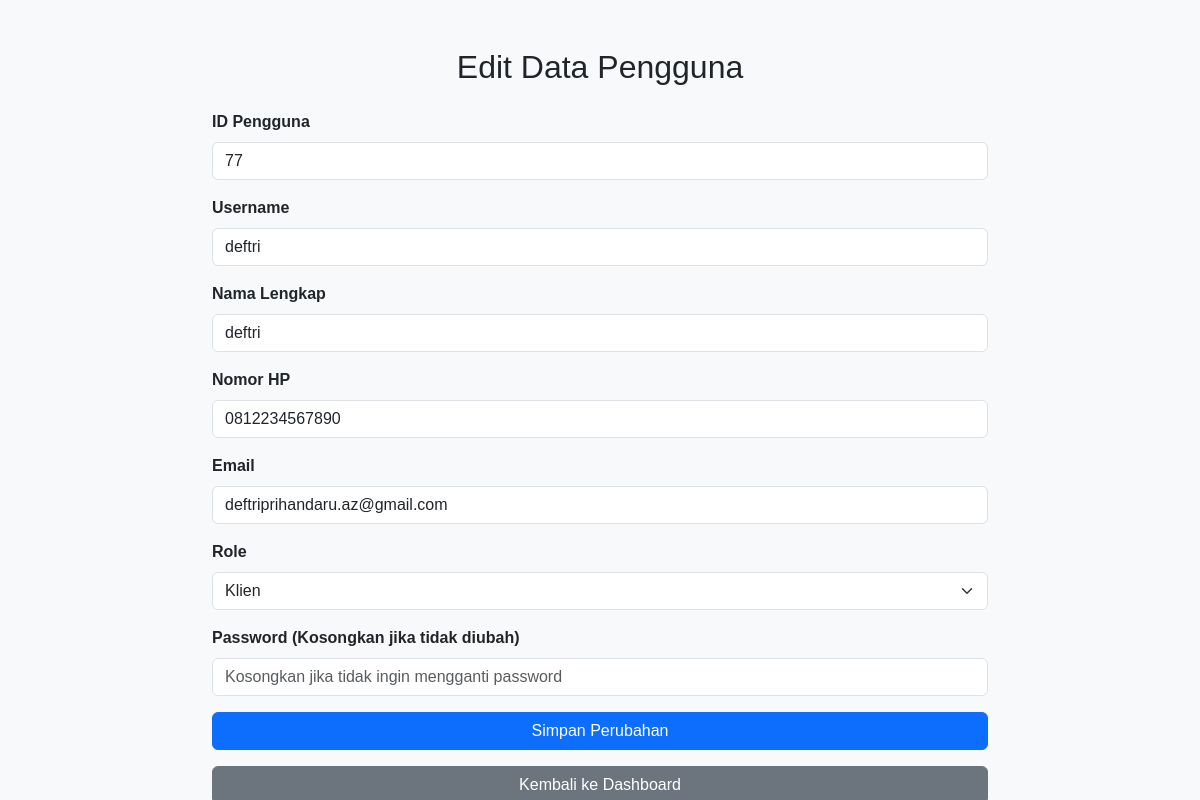
The app's page /admin/edit_user.php?id=77 (signed in) with its own data.
### tables this page shows
CREATE TABLE `users` (
  `id` int(11) NOT NULL,
  `username` varchar(50) NOT NULL,
  `nama` varchar(100) NOT NULL,
  `nomor_hp` varchar(15) DEFAULT NULL,
  `id_wilayah` int(11) DEFAULT NULL,
  `password_hash` varchar(255) NOT NULL,
  `role` enum('klien','konselor','psikolog','admin') NOT NULL,
  `session` tinyint(1) DEFAULT 0,
  `ratting` float DEFAULT NULL,
  `is_verified` tinyint(1) DEFAULT 0,
  `reset_token` varchar(255) DEFAULT NULL,
  `token_expiry` timestamp NOT NULL DEFAULT current_timestamp() ON UPDATE current_timestamp(),
  `is_online` tinyint(1) DEFAULT 0,
  `email` varchar(255) DEFAULT NULL,
  `created_at` timestamp NOT NULL DEFAULT current_timestamp(),
  `sub_role` enum('Dewasa','Sebaya','Psikolog','Admin','Klien') NOT NULL DEFAULT 'Klien'
);

### admin/edit_user.php (the view, shortened to what this page needs)
<?php
include '../config/config.php';
$user_id = isset($_GET['id']) ? filter_var($_GET['id'], FILTER_SANITIZE_NUMBER_INT) : null;
$sql_user = "SELECT * FROM users WHERE id = ?";
$stmt_user = $conn->prepare($sql_user);
$stmt_user->bind_param("i", $user_id);
$stmt_user->execute();
$user_result = $stmt_user->get_result();
$user = $user_result->fetch_assoc();
?>
<!DOCTYPE html>
<html lang="id">
<head>
    <link href="https://cdn.jsdelivr.net/npm/bootstrap@5.3.0/dist/css/bootstrap.min.css" rel="stylesheet">
</head>
<body>
<div class="container mt-5">
    <h2 class="text-center mb-4">Edit Data Pengguna</h2>
    <form action="" method="POST">
        <div class="mb-3">
            <label for="id" class="form-label">ID Pengguna</label>
            <input type="number" class="form-control" id="id" name="id" value="<?= htmlspecialchars($user['id']) ?>" required>
        </div>
        <div class="mb-3">
            <label for="username" class="form-label">Username</label>
            <input type="text" class="form-control" id="username" name="username" value="<?= htmlspecialchars($user['username']) ?>" required>
        </div>
        <div class="mb-3">
            <label for="nama" class="form-label">Nama Lengkap</label>
            <input type="text" class="form-control" id="nama" name="nama" value="<?= htmlspecialchars($user['nama']) ?>" required>
        </div>
        <div class="mb-3">
            <label for="nomor_hp" class="form-label">Nomor HP</label>
            <input type="text" class="form-control" id="nomor_hp" name="nomor_hp" value="<?= htmlspecialchars($user['nomor_hp']) ?>" required>
        </div>
        <div class="mb-3">
            <label for="email" class="form-label">Email</label>
            <input type="email" class="form-control" id="email" name="email" value="<?= htmlspecialchars($user['email']) ?>" required>
        </div>
        <div class="mb-3">
            <label for="role" class="form-label">Role</label>
            <select class="form-select" id="role" name="role" required>
                <option value="klien" <?= $user['role'] == 'klien' ? 'selected' : '' ?>>Klien</option>
            </select>
        </div>
        <div class="mb-3">
            <label for="password" class="form-label">Password (Kosongkan jika tidak diubah)</label>
            <input type="password" class="form-control" id="password" name="password" placeholder="Kosongkan jika tidak ingin mengganti password">
        </div>
        <button type="submit" class="btn btn-primary">Simpan Perubahan</button>
    </form>
    <a href="admin-dashboard.php" class="btn btn-secondary mt-3 w-100">Kembali ke Dashboard</a>
</div>
</body>
</html>

### admin/edit_user.php (style rules this page uses)
body { background-color: #f8f9fa; font-family: 'Arial', sans-serif; }
.container { max-width: 800px; }
.form-label { font-weight: bold; }
.btn-primary { width: 100%; }

### records on screen
users: id "77", username "deftri", nama "deftri", nomor_hp "0812234567890", email "deftriprihandaru.az@gmail.com", role "Klien"
